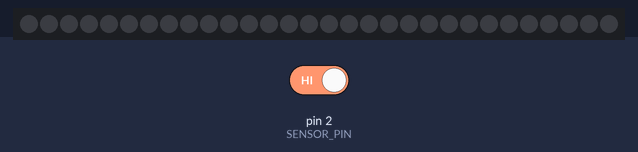
This sketch was run on a simulated Arduino Uno, built with avr-gcc and run on an emulated ATmega328P. Parts: 30 RGB LEDs in strip order, left to right. Inputs (shaded band) come from the test bench; at power-on: pin 2 (SENSOR_PIN) HIGH.

Above: at 1.2 s.
1.3 s: pin 2 (SENSOR_PIN) driven LOW
At 1.6 s:
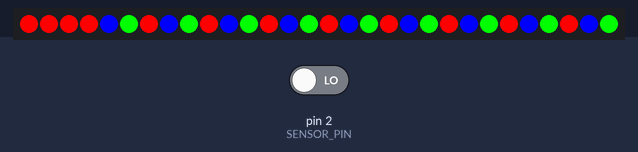
3.2 s: pin 2 (SENSOR_PIN) driven HIGH
At 4.19 s:
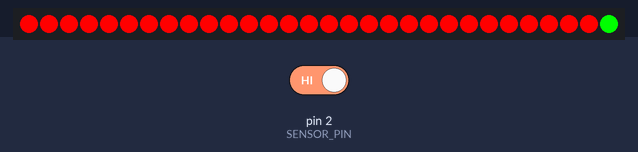
At 5.0 s:
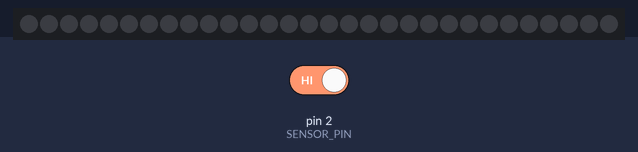
Timing chart, 0 to 6.5 s (numbered marks = the images above; inputs shaded):
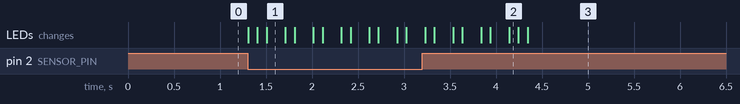

The sketch:

sketch_test.ino
```cpp
#include <Adafruit_NeoPixel.h>
#define LED_PIN    6 // 数据引脚连接到Arduino的D6
#define NUM_LEDS   30 // 假设有8个LED，根据实际情况调整
#define SENSOR_PIN 2 // 传感器连接到Arduino的D2

//传感器配置
int sensorPin1 = 2;//红外传感器1接D2
int sensorPin2 = 3;//红外传感器2接D3

//继电器配置
int relayPin = 4;//继电器控制引脚接D4

// 当前显示的颜色索引
int colorIndex = 0;

Adafruit_NeoPixel strip = Adafruit_NeoPixel(NUM_LEDS, LED_PIN, NEO_GRB + NEO_KHZ800);

//初始化设置（启动设置）
void setup() {
  // put your setup code here, to run once:
  pinMode(SENSOR_PIN, INPUT);
  //pinMode(sensorPin2, INPUT);
  strip.begin(); // 初始化NeoPixel strip
  strip.show(); // 初始化所有像素为'off'

  //pinMode(relayPin, OUTPUT);

  //继电器初始断开（根据模块逻辑调整）
  //digitalWrite(relayPin, HIGH);

  //digitalWrite(5,LOW);
}

int i = 0;
int pin5 = 5;
//循环运行
void loop() {
   if (digitalRead(SENSOR_PIN) == LOW) { // 当传感器检测到物体时
   //循环遍历所有LED
    for(int i=0; i<NUM_LEDS; i++) {
      //strip.setPixelColor(i, strip.Color(255,0,0)); // 设置颜色为红色
      switch (i % 3) {
        case 1:
          strip.setPixelColor(i, strip.Color(0,0,255)); // 设置颜色为绿色
          break;
        case 2:
          strip.setPixelColor(i, strip.Color(0,255,0)); // 设置颜色为蓝色
          break;
        case 0:
          strip.setPixelColor(i, strip.Color(255,0,0)); // 设置颜色为红色
          break;
        }

    }
    strip.show();

    // 跑马灯效果
    for(int i=0; i<NUM_LEDS; i++) {
      // 根据当前颜色索引设置颜色
      switch(colorIndex % 3) {
        case 0:
          strip.setPixelColor(i, strip.Color(255, 0, 0)); // 红色
          break;
        case 1:
          strip.setPixelColor(i, strip.Color(0, 255, 0)); // 绿色
          break;
        case 2:
          strip.setPixelColor(i, strip.Color(0, 0, 255)); // 蓝色
          break;
      }
      strip.show();
      delay(100); // 延迟一段时间以便观察颜色变化
    }
    colorIndex++; // 更新颜色索引
    // end 跑马灯效果
  } else {
    strip.clear(); // 清除所有像素
    strip.show();
    colorIndex = 0; // 重置颜色索引
  }


  // if(i < 10) {
  //     digitalWrite(pin5,HIGH);
  //     delay(500);
  //     digitalWrite(pin5,LOW);
  //     delay(500);
  // }
  // i++;

  // put your main code here, to run repeatedly:
  // 无障碍=HIGH，有障碍=LOW
  //int sensor1 = digitalRead(sensorPin1);
  //int sensor2 = digitalRead(sensorPin2);

  //任意传感器触发
  /*if(sensor1 == LOW || sensor2 == LOW) {
    //继电器吸合（点亮LED）
    digitalWrite(relayPin, LOW);

    //保持3秒
    delay(3000);

    //关闭继电器
    digitalWrite(relayPin, HIGH);
  }*/
  // int i = 0;
  // while(i < 100) {
  //   if(i / 2 == 0) {
  //     digitalWrite(5,HIGH);

  //   } else {
  //     digitalWrite(5,LOW);
  //   }

  //   i++;
  // }


}
```

Measured:
- after the input at 1.3 s, the LEDs: first change at once (image 1 shows a later state)
- after the input at 3.2 s, the LEDs: first differ from a run without the input after 1.1 s (image 3)
